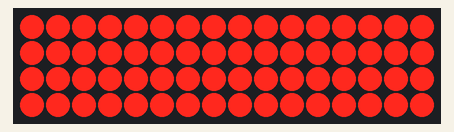
Recording of a sketch running on a simulated Arduino Uno, built with avr-gcc and run on an emulated ATmega328P. Shown: 16×4 LED matrix. Wiring (inferred from the names in the program): LED cube drawn one layer per row (orientation assumed): layers A3, A2, A1, A0; columns pin 13, pin 12, pin 11, pin 10, pin 9, pin 8, pin 7, pin 6, pin 5, pin 4, pin 3, pin 2, pin 1, pin 0, A5, A4.

Above: at 2.41 s.

The sketch:

turnOnAndOffAllByColumnSideways.ino
```cpp
/*
4x4x4 LED Cube
Connection Setup:
Columns
[(x,y)-Pin]
(1,1)-13
(1,2)-12
(1,3)-11
(1,4)-10
(2,1)-9
(2,2)-8
(2,3)-7
(2,4)-6
(3,1)-5
(3-2)-4
(3-3)-3
(3,4)-2
(4,1)-1
(4,2)-0
(4,3)-A5
(4,4)-A4
Layers
[layer-Pin]
a-A0
b-A1
c-A2
d-A3
*/
//initializing and declaring led rows
int column[16] = { 13, 12, 11, 10, 9, 8, 7, 6, 5, 4, 3, 2, 1, 0, A5, A4 };
//initializing and declaring led layers
int layer[4] = { A3, A2, A1, A0 };

int time = 250;

void setup()
{
	//setting rows to ouput
	for (int i = 0; i<16; i++)
	{
		pinMode(column[i], OUTPUT);
	}
	//setting layers to output
	for (int i = 0; i<4; i++)
	{
		pinMode(layer[i], OUTPUT);
	}

}
void loop()
{
 turnOnAndOffAllByColumnSideways();
}


//xxxxxxxxxxxxxxxxxxxxFUNCTIONSxxxxxxxxxxxxxxxxxxxxxxxxxxxxxxxxxxxxxxxx
//xxxxxxxxxxxxxxxxxxxxxxxxxxxxxxxxxxxxxxxxxxxxxxxxxxxxxxxxxxxxxxxxxxxxx
void turnEverythingOff()
{
	for (int i = 0; i<16; i++)
	{
		digitalWrite(column[i], 1);
	}
	for (int i = 0; i<4; i++)
	{
		digitalWrite(layer[i], 0);
	}
}
void turnOnAndOffAllByColumnSideways()
{
	int x = 75;
	turnEverythingOff();
	//turn on layers
	for (int i = 0; i<4; i++)
	{
		digitalWrite(layer[i], 1);
	}
	for (int y = 0; y<3; y++)
	{
		//turn on 0-3
		for (int i = 0; i<4; i++)
		{
			digitalWrite(column[i], 0);
			delay(x);
		}
		//turn on 4-7
		for (int i = 4; i<8; i++)
		{
			digitalWrite(column[i], 0);
			delay(x);
		}
		//turn on 8-11
		for (int i = 8; i<12; i++)
		{
			digitalWrite(column[i], 0);
			delay(x);
		}
		//turn on 12-15
		for (int i = 12; i<16; i++)
		{
			digitalWrite(column[i], 0);
			delay(x);
		}
		//turn off 0-3
		for (int i = 0; i<4; i++)
		{
			digitalWrite(column[i], 1);
			delay(x);
		}
		//turn off 4-7
		for (int i = 4; i<8; i++)
		{
			digitalWrite(column[i], 1);
			delay(x);
		}
		//turn off 8-11
		for (int i = 8; i<12; i++)
		{
			digitalWrite(column[i], 1);
			delay(x);
		}
		//turn off 12-15
		for (int i = 12; i<16; i++)
		{
			digitalWrite(column[i], 1);
			delay(x);
		}
		//turn on 12-15
		for (int i = 12; i<16; i++)
		{
			digitalWrite(column[i], 0);
			delay(x);
		}
		//turn on 8-11
		for (int i = 8; i<12; i++)
		{
			digitalWrite(column[i], 0);
			delay(x);
		}
		//turn on 4-7
		for (int i = 4; i<8; i++)
		{
			digitalWrite(column[i], 0);
			delay(x);
		}
		//turn on 0-3
		for (int i = 0; i<4; i++)
		{
			digitalWrite(column[i], 0);
			delay(x);
		}
		//turn off 12-15
		for (int i = 12; i<16; i++)
		{
			digitalWrite(column[i], 1);
			delay(x);
		}
		//turn off 8-11
		for (int i = 8; i<12; i++)
		{
			digitalWrite(column[i], 1);
			delay(x);
		}
		//turn off 4-7
		for (int i = 4; i<8; i++)
		{
			digitalWrite(column[i], 1);
			delay(x);
		}
		//turn off 0-3
		for (int i = 0; i<4; i++)
		{
			digitalWrite(column[i], 1);
			delay(x);
		}
	}
}
```
